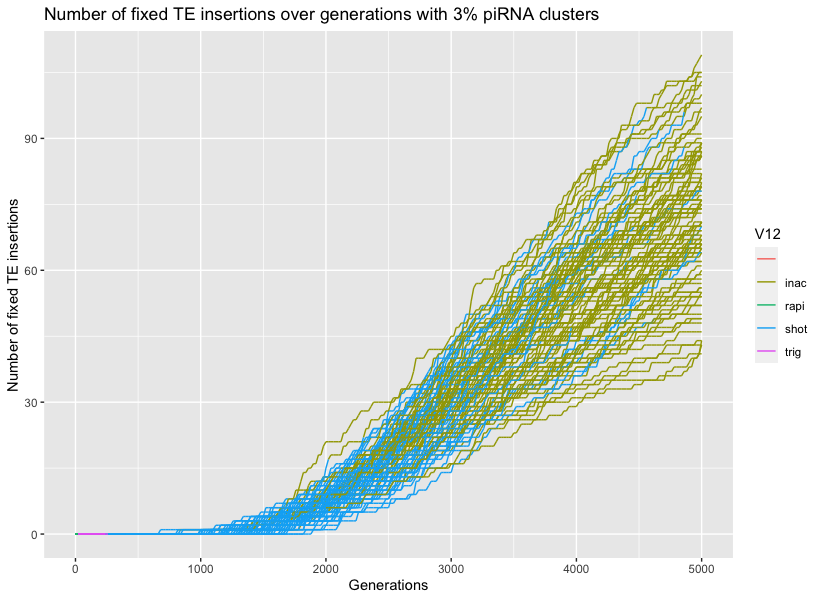

Generate this figure with R:
library(tidyverse)
library(tidyr)
library(readxl)
library(ggmuller)

setwd('/Users/ascarpa/Downloads/invadego_simulations')

invasion_1 <- read.table(
  "invasion_1_raw.txt",
  sep="\t",
  fill = TRUE)

ggplot(data = invasion_1) +
  geom_line(
    mapping = aes(x = V2, y = V10, color = V12, group = V1),
    show.legend = TRUE
  )+
  ggtitle("Number of fixed TE insertions over generations with 3% piRNA clusters") +
  ylab("Number of fixed TE insertions") + xlab("Generations")

ggplot(data = invasion_1) +
  geom_line(
    mapping = aes(x = V2, y = V16, color = V12, group = V1),
    show.legend = TRUE
  )+
  ggtitle("Number of cluster insertions per individual over generations with 3% piRNA clusters") +
  ylab("Number of cluster insertions per individual") + xlab("Generations")

ggplot(data = invasion_1) +
  geom_line(
    mapping = aes(x = V2, y = V8, color = V12, group = V1),
    show.legend = TRUE
  )+
  ggtitle("Average TE insertions per diploid over generations with 3% piRNA clusters") +
  ylab("Average TE insertions per diploid") + xlab("Generations")

ggplot(data = invasion_1) +
  geom_line(
    mapping = aes(x = V2, y = V20, color = V12, group = V1),
    show.legend = TRUE
  )+
  ggtitle("fraction of individuals with a paramutable locus and piRNAs over generations with 3% piRNA clusters") +
  ylab("fraction of individuals with a paramutable locus and piRNAs") + xlab("Generations")


invasion_3 <- read.table(
  "invasion_3_para_raw.txt",
  sep="\t",
  fill = TRUE)

invasion_4 <- read.table(
  "invasion_4_para_trigger_raw.txt",
  sep="\t",
  fill = TRUE)

ggplot(data = invasion_1) +
  geom_line(
    mapping = aes(x = V2, y = V8, color = V12, group = V1),
    show.legend = FALSE
  ) +
  ylim(0,400) +
  ggtitle("piRNA clusters 3%") +
  ylab("Average TE insertions per diploid") + xlab("Generations")

ggplot(data = invasion_3) +
  geom_line(
    mapping = aes(x = V2, y = V8, color = V12, group = V1),
    show.legend = FALSE
  ) +
  ylim(0,400) +
  ggtitle("piRNA clusters 3%, paramutable loci") +
  ylab("Average TE insertions per diploid") + xlab("Generations")

ggplot(data = invasion_4) +
  geom_line(
    mapping = aes(x = V2, y = V8, color = V12, group = V1),
    show.legend = FALSE
  ) +
  ylim(0,400) +
  ggtitle("piRNA clusters 3%, paramutable loci, triggering loci") +
  ylab("Average TE insertions per diploid") + xlab("Generations")
